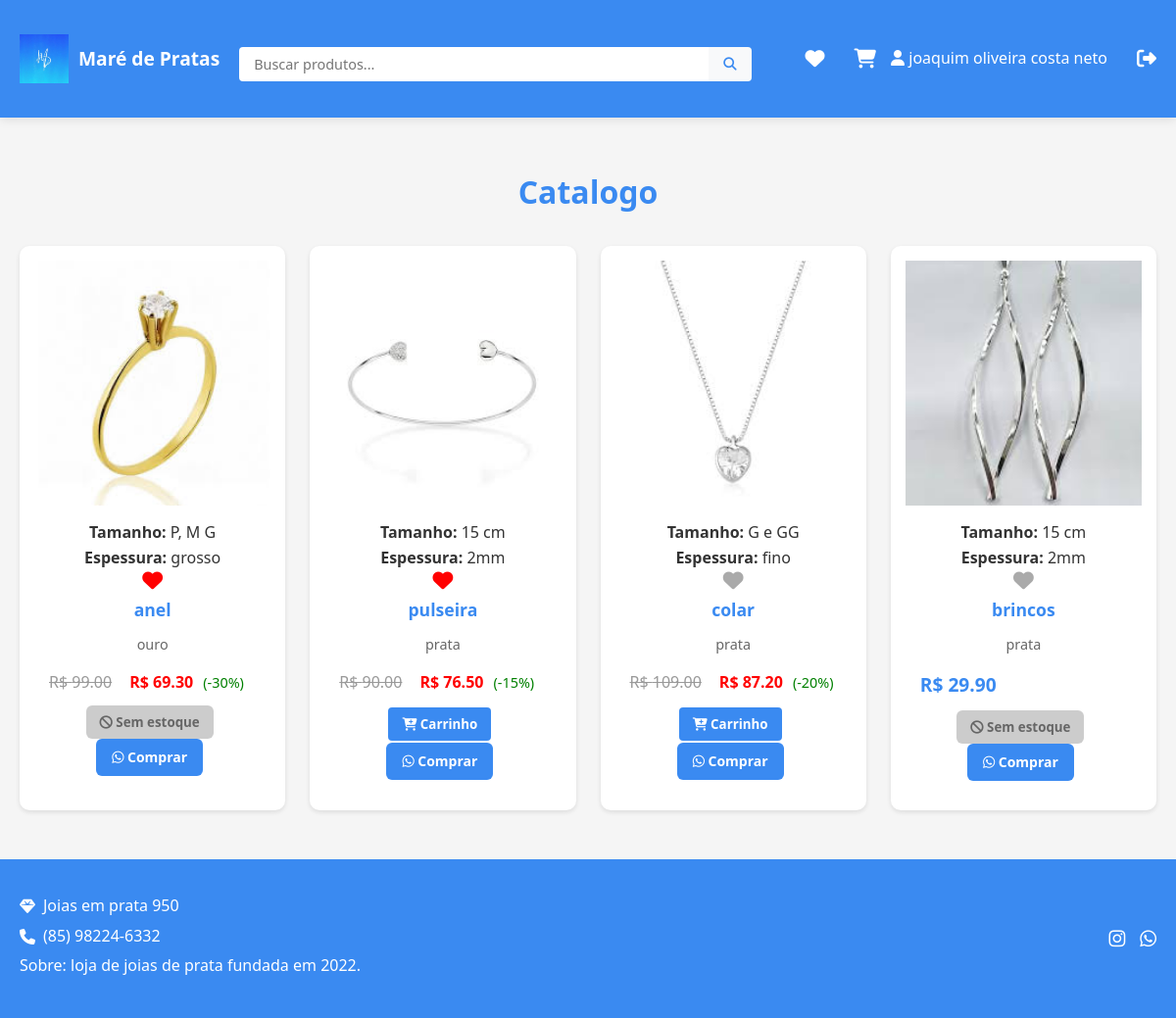
The app's page / (signed in) with its own data.
### main.py (models this page shows)
class Usuario(db.Model):
    id = db.Column(db.Integer, primary_key=True)
    nome_completo = db.Column(db.String(100), nullable=False)
    telefone = db.Column(db.String(20), nullable=False)
    email = db.Column(db.String(100), unique=True, nullable=False)
    senha = db.Column(db.String(200), nullable=False)

class Produto(db.Model):
    id = db.Column(db.Integer, primary_key=True)
    nome = db.Column(db.String(100), nullable=False)
    descricao = db.Column(db.Text, nullable=False)
    valor = db.Column(db.Float, nullable=False)
    foto_url = db.Column(db.String(200), nullable=False)
    estoque = db.Column(db.Integer, nullable=False, default=0)
    tamanho = db.Column(db.String(50), nullable=True)
    espessura = db.Column(db.String(50), nullable=True)
    desconto = db.Column(db.Integer, nullable=True, default=0)

### main.py (the view)
@app.route('/')
def catalogo():
    nome_usuario = session.get('nome_usuario')
    produtos = Produto.query.all()
    carrinho = session.get('carrinho', {})
    carrinho_qtd = sum(carrinho.values())
    favoritos_ids = []
    if nome_usuario:
        usuario = Usuario.query.filter_by(nome_completo=nome_usuario).first()
        if usuario:
            favoritos_ids = [f.produto_id for f in Favorito.query.filter_by(usuario_id=usuario.id).all()]
    return render_template('catalogo.html', nome_usuario=nome_usuario,
                           produtos=produtos, carrinho_qtd=carrinho_qtd, favoritos_ids=favoritos_ids)

### main.py (called while the page is built)
@app.context_processor
def inject_carrinho_qtd():
    carrinho = session.get('carrinho', {})
    carrinho_qtd = sum(carrinho.values())
    return {'carrinho_qtd': carrinho_qtd}

@app.before_request
def checar_sessao():
    print(f"Usuário na sessão: {session.get('nome_usuario')}")

### templates/catalogo.html (shortened to what this page needs)
<!DOCTYPE html>
<html lang="pt-BR">
<head>
    <link rel="stylesheet" href="https://cdnjs.cloudflare.com/ajax/libs/font-awesome/6.5.0/css/all.min.css">
    <link rel="stylesheet" href="{{ url_for('static', filename='css/catalogo.css') }}">
</head>
<body>
    <header class="main-header">
    <div class="container">
        <div class="header-main">
            <div class="logo-container">
                <a href="{{ url_for('listar_produtos') }}" class="logo">
                    <img src="{{ url_for('static', filename='images/logo1.jpg') }}" alt="Logo Maré de Pratas">
                    <span>Maré de Pratas</span>
                </a>
            </div>
            <div class="search-container">
                <form action="{{ url_for('listar_produtos') }}" method="GET">
                    <input type="text" placeholder="Buscar produtos..." name="q">
                    <button type="submit">
                        <i class="fa-solid fa-search"></i>
                    </button>
                </form>
            </div>
            <div class="user-actions">
                <a href="{{ url_for('favoritos') }}" title="Favoritos">
                    <i class="fa-solid fa-heart"></i>
                </a>
                <a href="{{ url_for('ver_carrinho') }}" title="Carrinho">
                    <i class="fa-solid fa-cart-shopping"></i>
                </a>
                {% if nome_usuario %}
                    <span class="user-name"><i class="fa-solid fa-user"></i> {{ nome_usuario }}</span>
                    <a href="{{ url_for('registro') }}" title="Logout"><i class="fa-solid fa-right-from-bracket"></i></a>
                {% else %}
                    <a href="{{ url_for('login') }}" title="Login"><i class="fa-solid fa-right-to-bracket"></i></a>
                {% endif %}
            </div>
        </div>
    </div>
</header>
    <main>
        <div class="container">
            <h2 class="catalog-title">Catalogo</h2>
            {% if produtos %}
            <div class="products-grid">
                {% for produto in produtos %}
                <div class="product-card">
                    <div class="product-image">
                        <img src="{{ produto.foto_url }}" alt="Imagem de {{ produto.nome }}">
                    </div>
                    <div class="product-info">
                        <p><strong>Tamanho:</strong> {{ produto.tamanho }}</p>
                        <p><strong>Espessura:</strong> {{ produto.espessura }}</p>
                        <button class="btn-favorito" data-produto-id="{{ produto.id }}" title="Favoritar">
                            <i class="fa-solid fa-heart {% if produto.id in favoritos_ids %}ativo{% endif %}"></i>
                        </button>
                        <h3>{{ produto.nome }}</h3>
                        <p class="description">{{ produto.descricao }}</p>
                        <div class="price-container">
                            {% if produto.desconto %}
                                <span class="original-price" style="text-decoration: line-through; color: #999;">
                                    R$ {{ '%.2f'|format(produto.valor) }}
                                </span>
                                <span class="discounted-price">
                                    R$ {{ '%.2f'|format(produto.valor * (1 - produto.desconto / 100)) }}
                                </span>
                                <span class="discount-percent">(-{{ produto.desconto }}%)</span>
                            {% else %}
                                <span class="price">R$ {{ '%.2f'|format(produto.valor) }}</span>
                            {% endif %}
                        </div>
                        <div class="product-buttons">
                            {% if produto.estoque > 0 %}
                            <form action="{{ url_for('adicionar_ao_carrinho') }}" method="POST">
                                <button type="submit" class="btn-carrinho">
                                    <i class="fa-solid fa-cart-plus"></i> Carrinho
                                </button>
                            </form>
                        {% else %}
                            <button class="btn-carrinho disabled" disabled style="background-color: #ccc; cursor: not-allowed;">
                                <i class="fa-solid fa-ban"></i> Sem estoque
                            </button>
                        {% endif %}
                            {% set mensagem = "Olá! Gostaria de comprar o produto: " + produto.nome + " por R$ " + "%.2f"|format(produto.valor) %}
                            <a href="https://api.whatsapp.com/send?phone=5585982246332&text={{ mensagem | urlencode }}"
                               target="_blank"
                               class="btn-comprar">
                               <i class="fab fa-whatsapp"></i> Comprar
                            </a>
                        </div>
                    </div>
                </div>
                {% endfor %}
            </div>
            {% else %}
            <p style="text-align: center; padding: 2rem;">Você ainda não adicionou produtos aos favoritos.</p>
            {% endif %}
        </div>
    </main>
    <footer class="main-footer">
        <div class="container">
            <div class="footer-container">
                <div class="footer-info">
                    <p><i class="fa-solid fa-gem"></i> Joias em prata 950</p>
                    <p><i class="fa-solid fa-phone"></i> (85) 98224-6332</p>
                    <p>Sobre: loja de joias de prata fundada em 2022.</p>
                </div>
                <div class="social-icons">
                    <a href="https://www.instagram.com/mare_depratas?igsh=bDBsbXhwY3N5NmQ2" target="_blank">
                        <i class="fab fa-instagram"></i>
                    </a>
                    <a href="https://api.whatsapp.com/send/?phone=5585982246332" target="_blank">
                        <i class="fab fa-whatsapp"></i>
                    </a>
                </div>
            </div>
        </div>
    </footer>
</body>
</html>

### static/css/catalogo.css (style rules this page uses)
* { margin: 0; padding: 0; box-sizing: border-box; font-family: 'Segoe UI', Tahoma, Geneva, Verdana, sans-serif; }
body { background-color: #f5f5f5; color: #333; line-height: 1.6; display: flex; flex-direction: column; min-height: 100vh; }
.main-header { background-color: #3a8af1; color: white; padding: 15px 0; box-shadow: 0 2px 10px rgba(0, 0, 0, 0.1); position: sticky; top: 0; z-index: 100; }
.header-main { display: flex; justify-content: space-between; align-items: center; flex-wrap: wrap; gap: 20px; }
.logo-container { display: flex; align-items: center; flex-shrink: 0; }
.logo { display: flex; align-items: center; text-decoration: none; color: white; font-weight: bold; font-size: 1.2rem; }
.logo img { height: 40px; margin-right: 10px; }
.search-container { flex: 1; min-width: 200px; }
.search-container form { display: flex; }
.search-container input { flex: 1; padding: 8px 15px; border: none; border-radius: 4px 0 0 4px; font-size: 0.9rem; }
.search-container button { background-color: #f8f9fa; color: #3a8af1; border: none; padding: 8px 15px; border-radius: 0 4px 4px 0; cursor: pointer; }
.user-actions { display: flex; gap: 15px; margin-left: 20px; }
.user-actions a { color: white; font-size: 1.1rem; text-decoration: none; transition: transform 0.3s; display: flex; align-items: center; }
main { padding: 30px 0; }
.catalog-title { color: #3a8af1; margin-bottom: 30px; text-align: center; font-size: 2rem; }
.products-grid { display: grid; grid-template-columns: repeat(auto-fill, minmax(250px, 1fr)); gap: 25px; }
.product-card { background-color: white; border-radius: 10px; padding: 15px; text-align: center; box-shadow: 0 2px 5px rgba(0, 0, 0, 0.1); transition: transform 0.3s; }
.product-image { position: relative; height: 250px; overflow: hidden; }
.product-image img { width: 100%; height: 100%; object-fit: cover; transition: transform 0.5s; }
.product-info { padding: 15px; }
.product-info h3 { color: #3a8af1; margin-bottom: 10px; font-size: 1.1rem; }
.price-container { display: flex; align-items: center; gap: 10px; margin-bottom: 10px; }
.price { font-weight: bold; color: #3a8af1; font-size: 1.2rem; }
.description { color: #666; font-size: 0.9rem; margin-bottom: 15px; }
.btn-comprar { background-color: #3a8af1; color: white; border: none; padding: 8px 15px; border-radius: 4px; cursor: pointer; font-weight: 500; transition: background-color 0.3s; }
.btn-comprar { background-color: #2a7ae1; }
.main-footer { background-color: #3a8af1; color: white; padding: 15px 0; margin-top: auto; }
.footer-container { display: flex; justify-content: space-between; align-items: center; }
.footer-info p { display: flex; align-items: center; gap: 8px; margin-bottom: 5px; }
.social-icons { display: flex; gap: 15px; }
.social-icons a { color: white; font-size: 1.2rem; transition: color 0.3s; }
.container { max-width: 1200px; margin: 0 auto; padding: 20px; }
.catalog-title { text-align: center; margin-bottom: 30px; }
.container form { margin-top: 10px; }
.btn-comprar { background-color: #3a8af1; color: #fff; padding: 10px 20px; border: none; border-radius: 8px; cursor: pointer; font-weight: bold; transition: background-color 0.3s ease; }
.btn-favorito { background: none; border: none; cursor: pointer; }
.btn-favorito i { color: #aaa; font-size: 1.3rem; transition: color 0.3s; }
.btn-favorito i.ativo { color: red; }
.logo img { height: 50px; width: auto; }
.user-actions a { margin-left: 15px; color: #ffffff; font-size: 20px; position: relative; }
.product-buttons { margin-top: 10px; }
.btn-comprar, .btn-carrinho { padding: 8px 14px; border: none; border-radius: 6px; font-weight: bold; cursor: pointer; margin-right: 6px; transition: background 0.3s ease; }
.btn-comprar { background-color: #3a8af1; color: white; }
.btn-carrinho { background-color: #3a8af1; color: #ffffff; border: 2px solid #ffffff; }
.btn-comprar { display: inline-block; background-color: #3a8af1; color: white; padding: 8px 16px; border: none; border-radius: 6px; font-weight: bold; text-decoration: none; font-size: 14px; transition: background-color 0.3s; }
button.disabled { background-color: #ccc; color: #666; cursor: not-allowed; border: none; }
.original-price { text-decoration: line-through; color: #999; margin-right: 0.5rem; }
.discounted-price { color: red; font-weight: bold; }
.discount-percent { font-size: 0.9rem; color: green; }

### records on screen
Usuario: nome_completo "joaquim oliveira costa neto"
Produto: foto_url (picture), tamanho "P, M G", espessura "grosso", nome "anel", descricao "ouro", valor "99.00", produto.valor*(1-produto.desconto/100) "69.30", desconto "30", estoque 0 (drawn)
Produto: foto_url (picture), tamanho "15 cm", espessura "2mm", nome "pulseira", descricao "prata", valor "90.00", produto.valor*(1-produto.desconto/100) "76.50", desconto "15"
Produto: foto_url (picture), tamanho "G e GG", espessura "fino", nome "colar", descricao "prata", valor "109.00", produto.valor*(1-produto.desconto/100) "87.20", desconto "20"
Produto: foto_url (picture), tamanho "15 cm", espessura "2mm", nome "brincos", descricao "prata", valor "29.90", estoque 0 (drawn)
